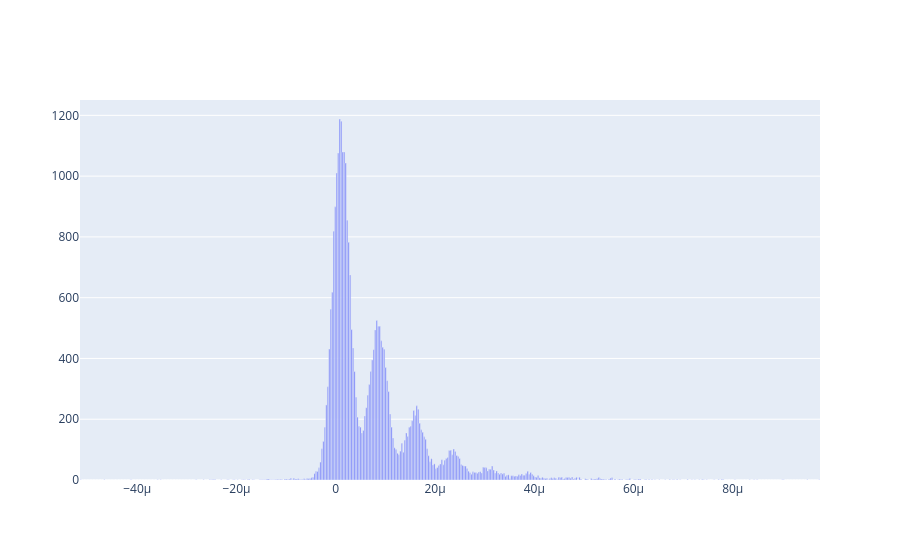

The cell this chart's notebook holds for it:
### Markdown cell above
# Integration

### Code cell
from scipy import stats

c=0; #Select channel
charge=np.sum(AnaADC[c][:,start_charge:-200+final[0][0]+np.argmax(Mean_AnaADC[c])]*runs[RUN2PLOT][runs[RUN2PLOT]["NRun"][0]][c]['Sampling'],axis=1);
z_charge=np.abs(stats.zscore(charge))
charge_good=charge[np.where(z_charge<2)]

h, edges = np.histogram(charge_good,bins=500);
fig1=go.Figure()
fig1.add_trace(go.Bar(x=edges[:-1],y=h,name='Charge Histogram'))
fig1.update_yaxes(type='linear')
fig1.show()

### Figure 1 — Plotly figure (JSON) as saved in the notebook; plotly's stock layout.template omitted (floating-point values rounded to 4 significant figures; data arrays with more than 128 entries replaced by an {"elided": "..."} marker saying what was removed)
{"data": [{"name": "Charge Histogram", "type": "bar", "x": {"elided": "500 float values"}, "y": {"elided": "500 int values"}}], "layout": {"yaxis": {"type": "linear"}}}
